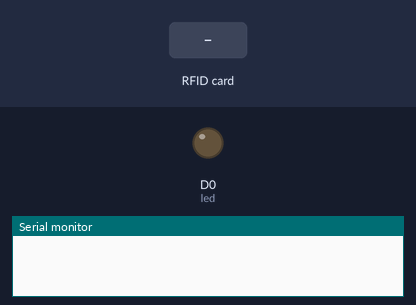
Simulated run of this sketch. Board: ESP8266 (NodeMCU). Shown: output pins drawn as LEDs (lit = HIGH), the last lines printed to the serial monitor. Inputs (shaded band) come from the test bench.

Above: at 1.2 s.
1.3 s: RFID card 8C 2D 10 79 held to the reader
At 2.2 s:
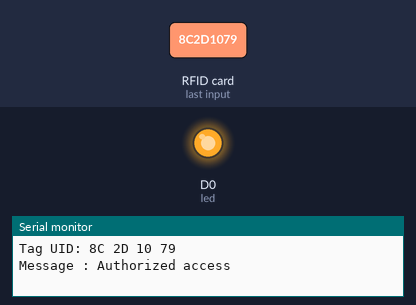
3.3 s: RFID card 5E 7A 19 C4 held to the reader
Timing chart, 0 to 6.3 s (numbered marks = the images above; inputs shaded):
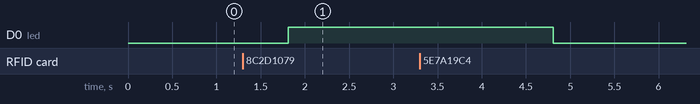

The sketch:

rfid-led.ino
```cpp
//  S.Selvabharathi   B.Tech  IT   Rajalakshmi Engineering college
// connect node mcu with RFID
//pin config:    3.3v->3.3v , RS->D2 , GND->GND , MISO->D6 , MOSI->D7 , SCK->D5 , SDA->D4
//upload the code , open serial monitor and press reset, and then if right rfid card is put on the reader the led will glow for a sec and off, and if wrong rfid then it wont glow.

#include <SPI.h>
#include <MFRC522.h>
#define SS_PIN D4
#define RST_PIN D2
const int led=D0;

MFRC522 mfrc522(SS_PIN, RST_PIN);
void setup()
{
   Serial.begin(9600);
   SPI.begin();
   mfrc522.PCD_Init();
  pinMode(led,OUTPUT);
}


void loop()
{
if ( ! mfrc522.PICC_IsNewCardPresent())
    {
    return;
    }
if (! mfrc522.PICC_ReadCardSerial())
    {
     return;
    }
String id= "";
byte letter;
Serial.print("Tag UID:");
for (byte i = 0; i < mfrc522.uid.size; i++)
           {
                    Serial.print(mfrc522.uid.uidByte[i] < 0x10 ? " 0" : " ");
                    Serial.print(mfrc522.uid.uidByte[i], HEX);
                    id.concat(String(mfrc522.uid.uidByte[i] < 0x10 ? " 0" : " "));
                    id.concat(String(mfrc522.uid.uidByte[i], HEX));
           }
Serial.println();
Serial.print("Message : ");
id.toUpperCase();
        if (id.substring(1) == "8C 2D 10 79")
        {
          Serial.println("Authorized access");
          Serial.println();
          delay(500);
          digitalWrite(led, HIGH);
          delay(3000);
          digitalWrite(led, LOW);
        }
       else
        {
          Serial.println(" Access denied");
          digitalWrite(led, LOW);
        }
}
```

Measured:
- after the input at 1.3 s, D0 (led): LOW → HIGH after 0.51 s
